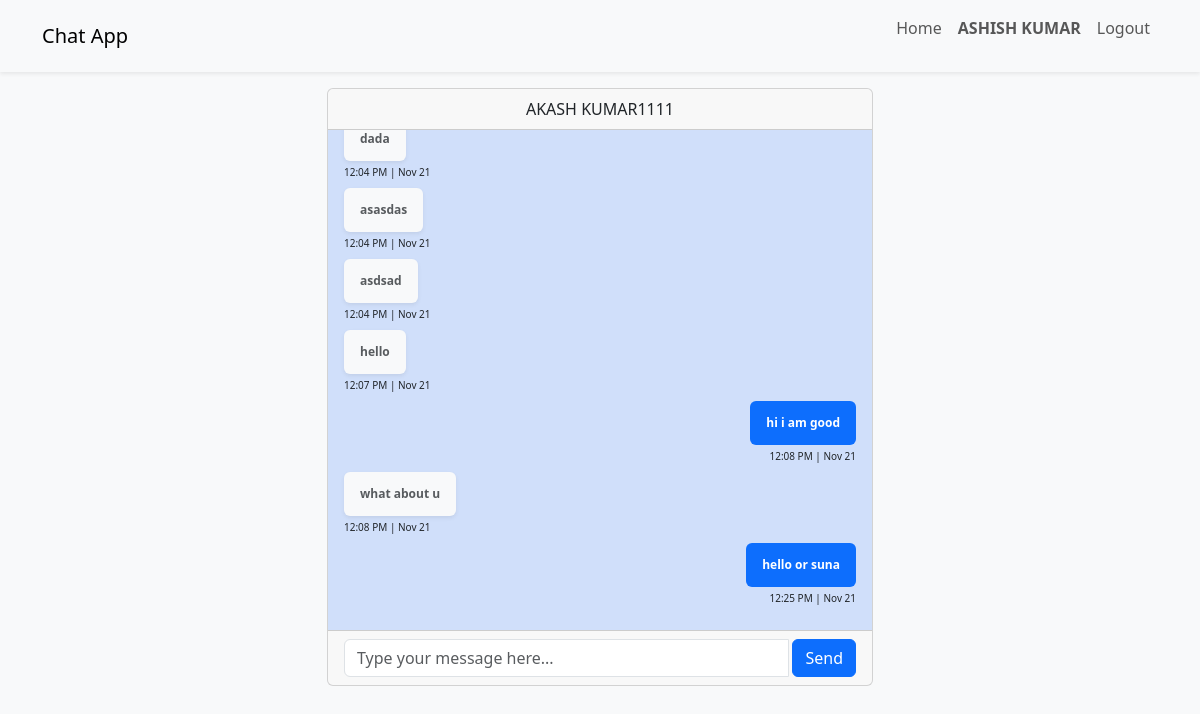
/chat/9 (signed in), run on the app's committed database.
### chat/models.py (models this page shows, shortened)
class Message(models.Model):
    room = models.ForeignKey(ChatRoom,on_delete=models.CASCADE)
    message = models.TextField()
    sender = models.ForeignKey(User, on_delete=models.CASCADE, related_name='sender_message')
    receiver = models.ForeignKey(User, on_delete=models.CASCADE, related_name='receiver_message')
    doc = models.DateTimeField(auto_now_add=True)

### chat/views.py (the view)
# urls.py: path('',include('chat.urls'),name='chat')
@login_required(login_url='login')
def chat(request,to_user_id):
    try:
        sender = User.objects.get(username=request.user.username)
        receiver = User.objects.get(id=to_user_id)
        room = ChatRoom.objects.filter(Q(sender=sender,receiver=receiver)|Q(sender=receiver,receiver=sender))
        if room.exists():
            print("room inside")
            message = Message.objects.filter(room=room.first()).order_by('doc')
            return render(request, 'chat.html', {'room_name': room.first().room_name,'message':message,'sender':sender,'receiver':receiver})
        else:
            message = Message.objects.none()
            print(message,"message")
            room = ChatRoom.objects.create(room_name=f"room-{sender.id}-{to_user_id}",sender=sender,receiver=receiver)
            print(room,"room")
            return render(request, 'chat.html', {'room_name': room.room_name,'message':message,'sender':sender,'receiver':receiver})
    except Exception as e:
        print(e)
        messages.success(request, e)
        return redirect('home')

### templates/chat.html (shortened to what this page needs)
{% extends 'base.html' %}
{% block content %}
    <div class="col-md-6 mx-auto">
        <div class="card">
            <div class="card-header text-center">
                <span class="text-uppercase">{{ receiver.first_name }} {{ receiver.last_name }}</span>
            </div>
            <div class="card-body" id="chatWrap"
                 style="background-color: #6495ed4d;min-height: 500px;max-height: 500px;overflow-y: auto;">
                {% for m in message %}
                    {% if m.sender.id == sender.id %}
                        <div class="d-flex justify-content-end">
                            <div class="badge bg-primary text-white  p-3">
                                <div>{{ m.message }}</div>
                            </div>
                        </div>
                        <div class="d-flex justify-content-end mb-2 mt-1">
                            <div style="font-size: 10px">{{ m.doc|date:'g:i A | M j' }}</div>
                        </div>
                    {% else %}
                        <div class="d-flex justify-content-start">
                            <div class="badge bg-light text-muted  shadow-sm p-3">
                                <div>{{ m.message }}</div>
                            </div>
                        </div>
                        <div class="d-flex justify-content-start mb-2 mt-1">
                            <div style="font-size: 10px">{{ m.doc|date:'g:i A | M j' }}</div>
                        </div>
                    {% endif %}
                {% endfor %}
            </div>
            <div class="card-footer">
                <div class="input-group">
                    <input id="chat-message-input" type="text" class="form-control input-sm"
                           placeholder="Type your message here..."/>
                    <span class="input-group-btn">
                            <button class="btn btn-primary ms-1" id="chat-message-submit">
                                Send</button>
                        </span>
                </div>
            </div>
        </div>
    </div>
{% endblock %}

### templates/base.html (shortened to what this page needs)
<!DOCTYPE html>
<html lang="en">
<head>
    <link href="https://cdn.jsdelivr.net/npm/bootstrap@5.3.0-alpha3/dist/css/bootstrap.min.css" rel="stylesheet"
>
</head>
<body class="bg-light">
<nav class="navbar navbar-expand-lg bg-light shadow-sm sticky-top">
    <div class="container">
        <a class="navbar-brand" href="{% url 'home' %}">Chat App</a>
        <div class="collapse navbar-collapse" id="navbarNav">
            <ul class="navbar-nav ms-auto">
                <li class="nav-item">
                    <a class="nav-link" aria-current="page" href="{% url 'home' %}">Home</a>
                </li>
                {% if request.user.is_authenticated %}
                    <li class="nav-item">
                        <p class="nav-link fw-bold text-uppercase">{{ request.user.first_name }} {{ request.user.last_name }}</p>
                    </li>
                    <li class="nav-item">
                        <a class="nav-link" href="{% url 'logout' %}">Logout</a>
                    </li>
                {% endif %}
            </ul>
        </div>
    </div>
</nav>
<div class="container mt-3">
    <div class="row">
        {% block content %}{% endblock %}
    </div>
</div>
</body>
</html>

### data on the page
Message: message "dada", doc|M "12:04 PM | Nov 21"
Message: message "asasdas", doc|M "12:04 PM | Nov 21"
Message: message "asdsad", doc|M "12:04 PM | Nov 21"
Message: message "hello", doc|M "12:07 PM | Nov 21"
Message: message "hi i am good", doc|M "12:08 PM | Nov 21"
Message: message "what about u", doc|M "12:08 PM | Nov 21"
Message: message "hello or suna", doc|M "12:25 PM | Nov 21"

### other printed values
{{ request.user.first_name }} "ASHISH"
{{ request.user.last_name }} "KUMAR"
{{ receiver.first_name }} "AKASH"
{{ receiver.last_name }} "KUMAR1111"
